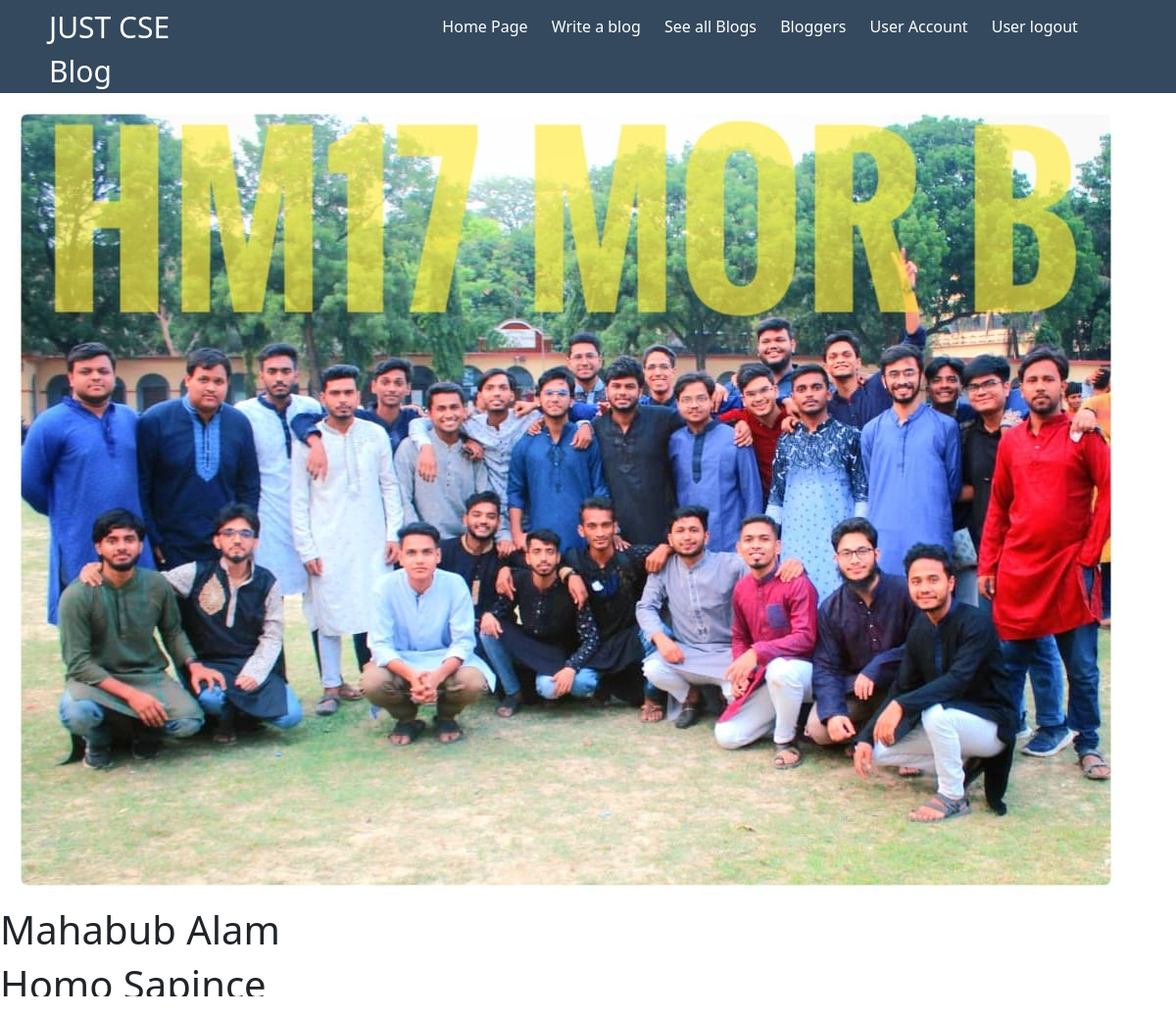
The app's page /users/profile/12/ (signed in) with its own data.
### users/models.py (models this page shows, shortened)
class profile(models.Model):
    user = models.OneToOneField(User, on_delete=models.CASCADE,blank=True,null=True)
    name= models.CharField(max_length=100,blank=True,null=True)
    username = models.CharField(max_length=100,blank=True,null=True)
    email = models.EmailField(blank=True,null=True)
    bio= models.CharField(max_length=300,blank=True,null=True)
    profile_image= models.ImageField(blank=True,null=True,upload_to='profile/',default='default.png')

### users/views.py (the view)
# urls.py: path("profile/<str:pk>/", views.single_profile,name='profile'),
@login_required(login_url='login')
def single_profile(request,pk):
    ob = profile.objects.get(id=pk)
    context={'profile':ob}
    return render(request,'users/profile.html',context)

### users/templates/users/profile.html (shortened to what this page needs)
{% include 'navbar.html' %}
<!DOCTYPE html>
<html lang="en">
<head>
</head>
<body>
    <div >
        <img src="{{profile.profile_image.url}}" alt="">
        <h1>{{ profile.name }}</h1>
        <h1>{{ profile.bio }}</h1>
    </div>
</body>
</html>

### records on screen
profile: profile_image (picture), name "Mahabub Alam", bio "Homo Sapince"
